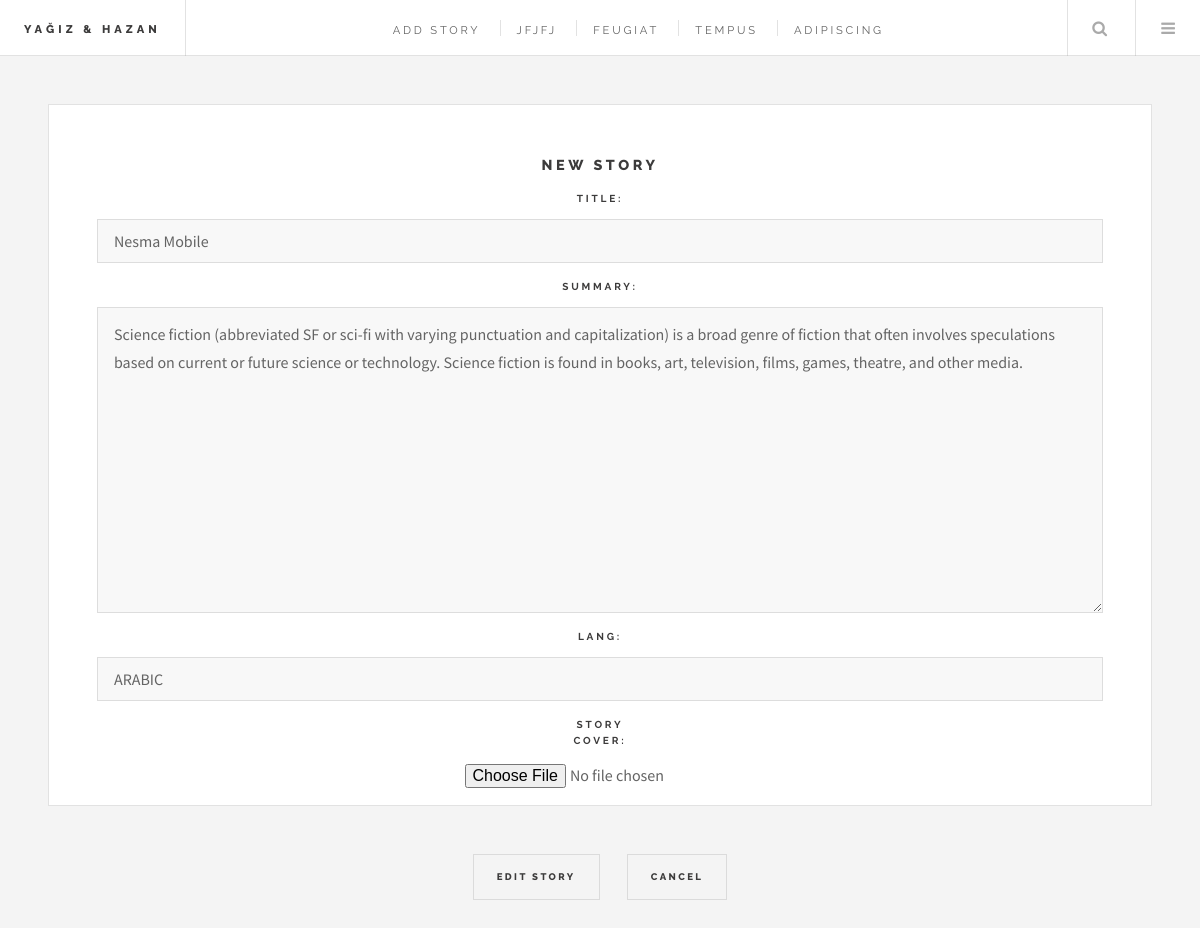
/user/edit/story/2/ (signed in), run on the app's committed database.
### egamen/models.py (models this page shows, shortened)
class Story(models.Model):
    Lang =(
        ('LA', '-LANGUAGE-'),
        ('Ar', 'ARABIC'),
        ('Ot', 'OTHER')
    )
    title = models.CharField(max_length=250, null=False)
    author = models.ForeignKey(User, on_delete=models.CASCADE)
    summary = models.TextField(max_length=1000, null= False)
    pub_date = models.DateField(auto_now_add=True, blank=False, null=False)
    has_chapter = models.BooleanField(default=False, editable=False)
    lang = models.CharField(choices=Lang, default=Lang[0], max_length=3)
    story_cover = models.FileField()

### egamen/views.py (the view)
# urls.py: url(r'^user/edit/story/(?P<pk>[0-9]+)/$', views.EditStory.as_view(), name="edit_story"),
@method_decorator(login_required(login_url='egamen:login'), name='dispatch')
class EditStory(UpdateView):
        model = Story
        fields = ('title', 'summary', 'lang', 'story_cover',)
        template_name = 'edit_story.html'
        success_url = reverse_lazy('egamen:profile')

### templates/edit_story.html (shortened to what this page needs)
{% extends 'base.html'%}
{% block content %}
<div id="main">
    <form method="post">
        <article class="post">
            <section>
                <h3>New Story</h3>
                <div class="row uniform">
                    {% for field in form %}
                      <div class="12u$ 12u$(medium)">
                    <div class="panel-body">
                        {% if field.label_tag == "lang"%}
                        <div class="2u$ 12u$(medium)">
                            <h6 class="1u$ 12u$(medium)">Language</h6>
                            {{story.lang}}
                        </div>
                        {% else %}
                        <h6 class="1u$ 12u$(medium)">{{field.label_tag}}</h6>
                        <div class="col-md-10">{{ field }}</div>
                        {% endif%}
                    </div>
                      </div>
                    {% endfor %}
                </div>
</section>
</article>
<div class="12u$ 12u$">
    <ul class="actions">
        <li><input type="submit" value="Edit Story"/></li>
        <li><input type="reset" value="cancel"/></li>
    </ul>
</div>
</form>
</div>
{% endblock%}

### data on the page
Story: form "Nesma Mobile" "Science fiction (abbreviated SF or sci-fi with varying punctuation and capitalization) is a broad genre of fiction that often involves speculations based on current or future science or technology. Science fiction is found in books, art, television, films, games, theatre, and other media." "ARABIC"

### other printed values
{{ field.label_tag }} "TITLE:" "SUMMARY:" "LANG:" "STORY COVER:"
